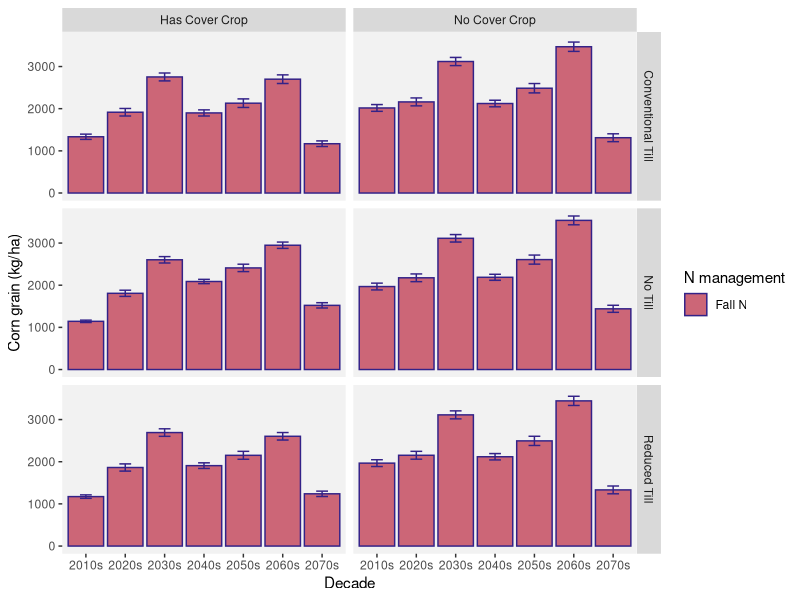

Source code (R): (Note: this script raises an error after producing the figure.)
# Biomass data from Regrow DNDC simulations
# this script adds some dummy variables to the data
# summarizes corn grain biomass C data by mean, se, cv
# makes bar charts by decade and summarizing across all years
# runs ANOVA to look for significant differences in mean and cv between till*cc*N management across all years

library(tidyverse) # has ggplot, dplyr, etc.
library(broom) # for glance()
# install.packages("car")
library(car) # for qqp
# install.packages("multcompView") 
library(multcompView) # for tukey HSD letters

################### EXTRACT DATA BY SITE (CAN SKIP UNLESS NEED TO UPDATE DATA FROM GOOGLE DRIVE)

# bm <- read.csv("data/biomass/biomass.csv")
# From Regrow's doc "AFT Final Delivery Modeling Notes"
# This file includes maximum aboveground biomass of each crop grown in each management system. 
# Management_name maps directly to the file yearly_outputs_post-weighting.csv as described in 3.2.

# Column Name       Unit          Description
# site_name         NA            String combination of one of the locations we simulated on. In the format of {x}_{y} where x refers to the region and y refers to the numeric id of that site. These will be of the format of h_{}, v_{}, a_{}, f_{}, IL-n_{}, IL-s_{} which represents the points for hops, vineyards, almonds, and forage, Illinois North, Illinois South respectively
# management_name   NA            Management code as associated with the simulations described in section 2.{x}.1
# climate_scenario  NA            Either ‘rcp26’ or ‘rcp60’ that were defined in section 1.2
# crop_system_name  NA            Name of the entire system results are for. Will be one of the following:  alfalfa, almond-a, almond-c, corn, corn-grain, corn-silage, grape-a, grape-c, hops-a, hops-c, soybean. Note that for the vine and tree crops the -c refers to the crop row, while the -a refers to the alley row.
# crop_name         NA            Name of crop within the rotation of crop system name. 
# Year              integer       Calendar year in which results are for.
# Grain.C.kgC.ha    kg C /ha      Kilograms of Carbon per hectare of grain as part of the crop.
# Leaf.C.kgC.ha     kg C /ha      Kilograms of Carbon per hectare of leaf as part of the crop
# Stem.C.kgC.ha     kg C /ha      Kilograms of Carbon per hectare of stem as part of the crop.

# interesting, so we need to convert kg C to kg dry biomass
# can probably find common %C of dry grain biomass


###############
###############
###############
############### START HERE

#######################   
#######################   (1) set up the data
#######################   

bmil <- read.csv("data/biomass/biomass_IL.csv")

# DO NOT need to find literature values to convert kg C grain to kg grain.
# since we'll only be looking at them RELATIVE TO EACH OTHER, not absolute amounts...
# let's look at the C results for now
# 
# min(bmil$Year) # 2013 --2013-2021 start up years, start at 2022
# max(bmil$Year) # 2073

# looks like all the cover crop biomass is in leaf and stem, zero grain

# make factor for CT, RT, NT
bmil$till <- ifelse(grepl("ct-", bmil$management_name), "CT", 
                    ifelse(grepl("rt-", bmil$management_name), "RT", "NT"))
# # check
# unique(bmil$till)

# factor for CC or NC
bmil$cc <- ifelse(grepl("-cc-", bmil$management_name), "CC", "NC")
# # check
# unique(bmil$cc)

# factor for N treatment
bmil$nfert <- ifelse(grepl("-cn", bmil$management_name), "High N", 
                     ifelse(grepl("-fn", bmil$management_name), "Fall N","Recommended N"))
# # check
# unique(bmil$nfert)

# dummy for decade
bmil$decade <- ifelse(bmil$Year <2021, "2010s",
                      ifelse(bmil$Year>=2021 & bmil$Year <2031, "2020s",
                        ifelse(bmil$Year>=2031 & bmil$Year <2041, "2030s",
                          ifelse(bmil$Year>=2041 & bmil$Year <2051, "2040s",
                            ifelse(bmil$Year>=2051 & bmil$Year <2061, "2050s",
                              ifelse(bmil$Year>=2061 & bmil$Year <2071, "2060s", "2070s"))))))
# unique(bmil$decade)


# # add in summer precip data -- only needed if doing regression analysis, not pursued at this time
# precip <- read.csv("data/climate data not large/precipIL.csv")
# 
# precip.summer <- precip[precip$season == "Summer",]
# precip.summer <- precip.summer[,c(1:3, 5:7)]
# colnames(precip.summer)[1:2] <- c("site_name", "climate_scenario")
# 
# bmil <- left_join(bmil, precip.summer, 
#                    relationship = "many-to-one", 
#                    by = join_by(site_name, climate_scenario, Year==year))


# unique(bmil$management_name)

windows(xpinch=200, ypinch=200, width=5, height=5)

se <- function(x) sd(x) / sqrt(length(x))
cv <- function(x) sd(x) / mean(x)

# is the grain C biomass significantly different with High N vs Recommended N?
# let's look at biomass by decade
biomass_summary <- bmil %>%
  group_by(climate_scenario,crop_name, cc, till, nfert, decade) %>%
  summarize(biomass_mean = mean(Grain.C.kgC.ha.), biomass_se = se(Grain.C.kgC.ha.))




windows(xpinch=200, ypinch=200, width=5, height=5)
ggplot(data=biomass_summary[#biomass_summary$till=="NT" & # just look at NT for simplicity sake for now
  biomass_summary$climate_scenario == "rcp60" &                            
  biomass_summary$crop_name %in% c("corn, grain"),], #exclude rye, soybeans
                             # biomass_summary$nfert %in% c("High N", "Recommended N"),],  # exclude fall N for now
       aes(x=decade, y=biomass_mean, fill=nfert)) +
  geom_bar(stat="identity", position=position_dodge(), color="#332288") +
  geom_errorbar(width=0.3, aes(ymin=biomass_mean - biomass_se, ymax=biomass_mean + biomass_se),  
                               position=position_dodge(0.9),
                                color="#332288") +
  facet_grid(rows=vars(factor(till, levels=c("CT", "NT", "RT"))), 
             cols=vars(factor(cc, levels=c("CC", "NC"))), 
             labeller = as_labeller(
               c(CC="Has Cover Crop", NC="No Cover Crop",
                 "CT" = "Conventional Till", "NT" = "No Till", "RT"="Reduced Till"))) +
  xlab("Decade") +
  ylab("Corn grain (kg/ha)") +
  scale_fill_manual(values=c("#CC6677","#99DDFF", "#44AA99" ), name="N management") +
  theme(
    panel.grid.minor=element_blank(), 
    panel.grid.major=element_blank(),
    panel.background = element_rect(fill = 'gray95'))

# ggsave("plots/biomass/IL_corn_biomass_bars.png", width=12, height=8, dpi=300)






#######################   
#######################   (2) is mean corn grain C different among till*cc*Nfert groups across all years?
#######################   

corndat <- bmil[bmil$crop_name=="corn, grain" & bmil$climate_scenario=="rcp60",]


Neffect <- aov(Grain.C.kgC.ha.~till*cc*nfert, data=corndat)
summary(Neffect)
Tukout <- TukeyHSD(Neffect)
# put interaction output into a dataframe we can sort
Tukout <- as.data.frame(Tukout[7]) %>%
  rownames_to_column(., "term") %>%
  arrange(term)


# assumptions - following https://statsandr.com/blog/anova-in-r

# Independence - the observations (grain.c.kgc.ha. observations) are independent, one does
# not depend on the other, they're not dependent on some other variable like, 
# from one individual came multiple observations.

# Normality - not required with large enough sample size >30.  But we can test anyway. 
# the residuals (observed - mean for that group) should be normally distributed.
qqnorm(corndat$Grain.C.kgC.ha.)
qqline(corndat$Grain.C.kgC.ha.)
hist(corndat$Grain.C.kgC.ha.-mean(corndat$Grain.C.kgC.ha.))
# look ok

# Equality of variances 
ggplot(data=corndat, aes(x=management_name, y=Grain.C.kgC.ha.)) + 
  geom_boxplot() +
  theme(axis.text.x=element_text(angle=45, vjust=1, hjust=1))
# looks ok, some possible outliers in nt-cc-fn
leveneTest(Grain.C.kgC.ha. ~ cc*till*nfert, data=corndat)
# > leveneTest(Grain.C.kgC.ha. ~ management_name, data=corndat)
# Levene's Test for Homogeneity of Variance (center = median)
#          Df F value    Pr(>F)    
# group    17  24.503 < 2.2e-16 ***   # we REJECT the null hyp (no sig. diff. between variances of the samples)
#       34542                      
# ---
# Signif. codes:  0 ‘***’ 0.001 ‘**’ 0.01 ‘*’ 0.05 ‘.’ 0.1 ‘ ’ 1
# HOWEVER: it seems that our large sample size (>35k data points) might be affecting this test
# See this from https://www.theanalysisfactor.com/the-problem-with-tests-for-statistical-assumptions/
# It relies too much on p-values, and therefore, sample sizes. If the sample size is large, 
# Levene’s will have a smaller p-value than if the sample size is small, given the same variances.
# So it’s very likely that you’re ***overstating a problem*** with the assumption in large samples and understating 
# it in small samples. You can’t ignore the actual size difference in the variances when making this decision. 
# So sure, look at the p-value, but also look at the actual variances and how much bigger some are than others. 
# (In other words, actually look at the effect size, not just the p-value).
# The ANOVA is generally considered robust to violations of this assumption when sample sizes 
# across groups are equal. So even if Levene’s is significant, moderately different variances may not be a 
# problem in balanced data sets. Keppel (1992) suggests that a good rule of thumb is that if sample sizes are equal, 
# robustness should hold until the largest variance is more than 9 times the smallest variance.
# This robustness goes away the more unbalanced the samples are. So you need to use judgment here,
# taking into account both the imbalance and the actual difference in variances.
# *** emphasis added

# outliers
summary(corndat$Grain.C.kgC.ha.)
# > summary(corndat$Grain.C.kgC.ha.)
# Min. 1st Qu.  Median    Mean 3rd Qu.    Max. 
# 139.9  1945.6  2875.9  2915.8  3924.3  5794.6 

# outliers via histograms
hist(corndat$Grain.C.kgC.ha., breaks=sqrt(nrow(corndat)))

ggplot(data=corndat, aes(x=Grain.C.kgC.ha.)) +
         geom_histogram() +
         facet_grid(rows=vars(nfert), cols=vars(till, cc))

#outliers via boxplots
boxplot(Grain.C.kgC.ha.~management_name, data=corndat) # some outliers plotted for nt-cc-fn, 
# but not far from interquartile range for nt-cc-fn, and not outside IQR for many other groups


# outliers via z-scores
corndat$z_grainC <- scale(corndat$Grain.C.kgC.ha.)
hist(corndat$z_grainC)
summary(corndat$z_grainC)
# Min.   :-2.31494  
# 1st Qu.:-0.80908  
# Median :-0.03325  
# Mean   : 0.00000  
# 3rd Qu.: 0.84105  
# Max.   : 2.40069  
# < -2 or >2 is considered rare
# < -3 or >3 is extremely rare
# < -3.29 or > -3.29 is used to detect outliers, where one out of 1000 observations will be outside
# this range if normal distribution.
# interquartile range is > -2 and <2. 
# min. and max do not reach 3 or 3.29.

## outlier summary: boxplots and z-score suggest no extreme outliers. No justification for removing.

# re-run ANOVA with the above knowledge (assumptions met)

corndat$till <- factor(corndat$till)
corndat$cc <- factor(corndat$cc)
corndat$nfert <- factor(corndat$nfert)

Neffect <- aov(Grain.C.kgC.ha.~till*cc*nfert, data=corndat)
summary(Neffect)
# Df    Sum Sq   Mean Sq F value   Pr(>F)    
# till              2 1.637e+08 8.184e+07  61.284  < 2e-16 ***
#   cc                1 5.557e+07 5.557e+07  41.617 1.13e-10 ***
#   nfert             2 2.557e+09 1.279e+09 957.461  < 2e-16 ***
#   till:cc           2 1.742e+07 8.710e+06   6.522  0.00147 ** 
#   till:nfert        4 1.113e+08 2.781e+07  20.829  < 2e-16 ***
#   cc:nfert          2 6.444e+08 3.222e+08 241.278  < 2e-16 ***
#   till:cc:nfert     4 1.750e+07 4.375e+06   3.276  0.01079 *  
#   Residuals     34542 4.613e+10 1.335e+06                     
# ---
#   Signif. codes:  0 ‘***’ 0.001 ‘**’ 0.01 ‘*’ 0.05 ‘.’ 0.1 ‘ ’ 1

Tukout <- TukeyHSD(Neffect)

# compact letter display
cld <- multcompLetters4(Neffect, Tukout)

# table with letters and 3rd quantile
cornsum <- group_by(corndat, cc, till, nfert) %>%
  summarize(mean=mean(Grain.C.kgC.ha.), 
            se=se(Grain.C.kgC.ha.)) %>%
  arrange(desc(mean))

cld <- as.data.frame.list(cld$`till:cc:nfert`)
cornsum$cld <- cld$Letters

# cornsum

# use these letters on this plot:

windows(xpinch=200, ypinch=200, width=5, height=5)



ggplot(data=cornsum[cornsum$till %in% c("CT", "NT"),],aes(x=nfert, y=mean, fill=nfert)) +
  geom_bar(stat="identity", position=position_dodge(), color="#332288", show.legend=F) +
  geom_errorbar(width=0.3, aes(ymin=mean-se, ymax=mean + se),  
                position=position_dodge(0.9),
                color="#332288") +
  facet_grid(rows=vars(factor(till, levels=c("CT", "NT"))), 
             cols=vars(factor(cc, levels=c("NC", "CC"))), 
             labeller = as_labeller(
               c(NC="No Cover Crop", CC="Rye Cover Crop", 
                 "CT" = "Conventional Till", "NT" = "No Till"))) +
  xlab("N management") +
  ylab(expression(bold('2022-2072 mean corn grain biomass (kg C ha'^-1*')'))) + 
  scale_x_discrete(breaks=c("Fall N", "High N", "Recommended N"),
                   labels = c("Fall N", "High N", "Recomm. N")) +
  ylim(0,3800)+
  geom_text(aes(label=cld, y=mean+(2*se)), vjust=-0.5,
            color="gray20", size=4, fontface="bold") +
  scale_fill_manual(values=c("#CC6677","#99DDFF", "#44AA99" )) +
  theme(
    panel.grid.minor=element_blank(), 
    panel.grid.major=element_blank(),
    panel.background = element_rect(fill = 'gray95'),
    axis.text.x=element_text(angle=-10, hjust=0, size=11),
    axis.text.y=element_text(size=11),
    plot.margin = unit(c(0.1,1,0.1,0.1), "cm"),
    axis.title=element_text(size=13, face="bold"),
    strip.text=element_text(face="bold", size=11))
# # strip.background=element_rect(fill="lightblue", color="black", size=1) 

# ggsave("plots/biomass/IL_corn_biomass_Neffect.png", width=5, height=5, dpi=300)


# Same as graph above but shown as % difference from 2022 mean yield

mn <- mean(cornsum$mean)

cornsum$pdiff <- (cornsum$mean - mn)/cornsum$mean
cornsum$pdiff.se <- (cornsum$se)/cornsum$mean

cornsum
# # A tibble: 18 × 8
# # Groups:   cc, till [6]
# cc    till  nfert          mean    se cld     pdiff pdiff.se
# <fct> <fct> <fct>         <dbl> <dbl> <chr>   <dbl>    <dbl>
#   1 CC    NT    High N        3362.  27.7 a      0.133   0.00823
# 2 CC    NT    Recommended N 3361.  25.5 a      0.132   0.00759
# 3 NC    NT    High N        3164.  27.4 b      0.0785  0.00867
# 4 CC    RT    High N        3155.  27.3 bc     0.0757  0.00865
# 5 NC    NT    Recommended N 3141.  26.4 bc     0.0717  0.00841
# 6 CC    RT    Recommended N 3070.  23.7 bcd    0.0502  0.00772
# 7 CC    CT    High N        3062.  26.8 bcd    0.0477  0.00875
# 8 NC    RT    High N        3029.  27.4 cd     0.0372  0.00903
# 9 NC    CT    High N        3005.  27.3 d      0.0296  0.00909
# 10 NC    RT    Recommended N 2995.  26.6 d      0.0263  0.00887
# 11 NC    CT    Recommended N 2975.  26.7 d      0.0200  0.00899
# 12 CC    CT    Recommended N 2975.  23.8 d      0.0199  0.00798
# 13 NC    CT    Fall N        2772.  27.7 e     -0.0520  0.00998
# 14 NC    RT    Fall N        2764.  27.5 e     -0.0550  0.00994
# 15 NC    NT    Fall N        2759.  27.1 e     -0.0567  0.00982
# 16 CC    CT    Fall N        2336.  26.8 f     -0.248   0.0115 
# 17 CC    NT    Fall N        2284.  22.8 f     -0.277   0.0100 
# 18 CC    RT    Fall N        2277.  25.6 f     -0.280   0.0112 

# because it is percents we don't have to convert to lb / ac

pal3 <- c("#20243d","#C2e4ef", "#669947")   # )

ggplot(data=cornsum[cornsum$till %in% c("CT", "NT"),],aes(x=nfert, y=pdiff, fill=nfert)) +
  geom_bar(stat="identity", position=position_dodge(), show.legend=F) +
  geom_errorbar(width=0.3, aes(ymin=pdiff-pdiff.se, ymax=pdiff+pdiff.se),
                position=position_dodge(0.9),
                color="#20243d") +
  facet_grid( # rows=vars(factor(till, levels=c("CT", "NT"))), 
    cols=vars(factor(cc, levels=c("NC", "CC")),factor(till, levels=c("CT", "NT"))), 
    labeller = as_labeller(
      c(NC="No Cover Crop", CC="Rye Cover Crop", 
        "CT" = "Conventional Till", "NT" = "No Till"))) +
  geom_hline(yintercept=0, color="#20243d") +
  xlab("N management") +
  ylab(expression(bold('Corn yield % difference from overall average corn yield'))) + 
  scale_x_discrete(breaks=c("Fall N", "High N", "Recommended N"),
                   labels = c("Fall N", "High N", "Recomm. N")) +
  scale_y_continuous(labels=scales::percent_format()) +
  # ylim(0,3800)+
  geom_text(aes(label=cld, y=ifelse(pdiff>0, pdiff+0.02, pdiff-0.04)), 
            vjust=-0.5,
            color="gray20", size=4, fontface="bold") +
  scale_fill_manual(values=pal3) +  #c("#CC6677","#99DDFF", "#44AA99" )) +
  theme(
    panel.grid.minor=element_blank(), 
    panel.grid.major=element_blank(),
    panel.background = element_rect(fill = 'gray95'),
    axis.text.x=element_text(angle=-10, hjust=0, size=11),
    axis.text.y=element_text(size=11),
    plot.margin = unit(c(0.1,1,0.1,0.1), "cm"),
    axis.title=element_text(size=13, face="bold"),
    strip.text=element_text(face="bold", size=11))
# # strip.background=element_rect(fill="lightblue", color="black", size=1) 

ggsave("plots/biomass/IL_corn_biomass_percent diff global mean_with letters.png", width=6, height=4, dpi=300)


# NC + CT + high N compared to CC + NT + recommended N
(cornsum$mean[cornsum$cc=="NC" & cornsum$till=="CT" & cornsum$nfert=="High N"] -
    cornsum$mean[cornsum$cc=="CC" & cornsum$till=="NT" & cornsum$nfert=="Recommended N"])/
  cornsum$mean[cornsum$cc=="NC" & cornsum$till=="CT" & cornsum$nfert=="High N"]








# same graph as above but expressed as % of Fall N

# re-arrange data to calculate % of fall N yield
falln <- filter(cornsum, nfert=="Fall N") %>%
  rename("mean.falln" = "mean", "se.falln" = "se") %>%
  select(cc, till, mean.falln, se.falln)

springn <- filter(cornsum, !nfert=="Fall N")

cornsum2 <- left_join(springn, falln)


pal2 <- c("#004a23", "#669947")
# pal2 <- c("#20243d", "#669947")

# Calculate % difference from fall N. So fall N = 100%. how much bigger are the others?
cornsum2$mean.pfalln <- (cornsum2$mean/cornsum2$mean.falln)-1
cornsum2$se.pfalln <- (cornsum2$se/cornsum2$mean.falln)

ggplot(data=cornsum2[cornsum2$till %in% c("CT", "NT") & 
                       cornsum2$nfert %in% c("High N", "Recommended N"),],
       aes(x=nfert, y=mean.pfalln, fill=nfert)) +
  geom_bar(stat="identity", position=position_dodge(),  show.legend=F) +  # color="#20243d",
  geom_errorbar(width=0.3, aes(ymin=mean.pfalln-se.pfalln, ymax=mean.pfalln + se.pfalln),  
                position=position_dodge(0.9),
                color="#20243d") +
  facet_grid( # rows=vars(factor(till, levels=c("CT", "NT"))), 
             cols=vars(factor(cc, levels=c("NC", "CC")),factor(till, levels=c("CT", "NT"))), 
             labeller = as_labeller(
               c(NC="No Cover Crop", CC="Rye Cover Crop", 
                 "CT" = "Conventional Till", "NT" = "No Till"))) +
  xlab("N management") +
  scale_y_continuous(labels=scales::percent_format()) +
  ylab(expression(bold("Corn yield % difference from fall applied N"))) + 
  scale_x_discrete(breaks=c("High N", "Recommended N"),
                   labels = c("High N", "Recomm. N")) +
  # ylim(0,3800)+
  # geom_text(aes(label=cld, y=mean+(2*se)), vjust=-0.5,
            # color="gray20", size=4, fontface="bold") +
  scale_fill_manual(values=pal2) +
  theme(
    panel.grid.minor=element_blank(), 
    panel.grid.major=element_blank(),
    panel.background = element_rect(fill = 'gray95'),
    axis.text.x=element_text(angle=-10, hjust=0, size=11),
    axis.text.y=element_text(size=11),
    plot.margin = unit(c(0.1,1,0.1,0.1), "cm"),
    axis.title=element_text(size=11, face="bold"),
    strip.text=element_text(face="bold", size=11))
# # strip.background=element_rect(fill="lightblue", color="black", size=1) 

ggsave("plots/biomass/IL_corn_biomass_percdiff from Fall N.png", width=6, height=3, dpi=300)




#######################   
#######################   (3) is variability in corn grain C different among till*cc*Nfert groups across all years?
#######################   

# calculate CV for each site
corncv<- group_by(corndat, site_name, till, cc, nfert) %>%
  summarize(cv=cv(Grain.C.kgC.ha.)) %>%
  arrange(desc(cv))


Neffect <- aov(cv~till*cc*nfert, data=corncv)
summary(Neffect)
Tukout <- TukeyHSD(Neffect)


# assumptions - following https://statsandr.com/blog/anova-in-r

# Independence - the observations (grain.c.kgc.ha. observations) are independent, one does
# not depend on the other, they're not dependent on some other variable like, 
# from one individual came multiple observations.

# Normality - not required with large enough sample size >30.  But we can test anyway. 
# the residuals (observed - mean for that group) should be normally distributed.
qqnorm(corncv$cv) # looks really good
qqline(corncv$cv)
hist(corncv$cv-mean(corncv$cv)) # looks ok

# Equality of variances - assumption not met
ggplot(data=corncv, aes(x=nfert, y=cv)) + 
  geom_boxplot() +
  facet_grid(rows=vars(till), cols=vars(cc)) 
# looks ok, some possible outliers in nt-nc-fn on the low end, and rt-cc-fn, also on low end
leveneTest(cv ~ cc*till*nfert, data=corncv) 
# > leveneTest(Grain.C.kgC.ha. ~ management_name, data=corndat)
# Levene's Test for Homogeneity of Variance (center = median)
#        Df F value Pr(>F)
# group  17  1.4426  0.111  # Accept null hypothesis that variances do not differ
#       558 

# outliers
summary(corncv$cv)
# > summary(corndat$Grain.C.kgC.ha.)
# Min. 1st Qu.  Median    Mean 3rd Qu.    Max. 
# 139.9  1945.6  2875.9  2915.8  3924.3  5794.6 

# outliers via histograms
hist(corncv$cv, breaks=sqrt(nrow(corncv)))

ggplot(data=corncv, aes(x=cv)) +
  geom_histogram() +
  facet_grid(rows=vars(nfert), cols=vars(till, cc))

#outliers via boxplots
boxplot(cv~till+cc+nfert, data=corncv) # no outliers plotted 

# outliers via z-scores
corncv$z_cv <- scale(corncv$cv)
hist(corncv$z_cv)
summary(corncv$z_cv)
# V1          
# Min.   :-2.92849  
# 1st Qu.:-0.67960  
# Median :-0.06132  
# Mean   : 0.00000  
# 3rd Qu.: 0.79708  
# Max.   : 1.96883  
# < -2 or >2 is considered rare
# < -3 or >3 is extremely rare
# < -3.29 or > -3.29 is used to detect outliers, where one out of 1000 observations will be outside
# this range if normal distribution.
# interquartile range is > -2 and <2. 
# max is in the safe zone
# min is getting close to extremely rare.

## outlier summary: boxplots, levenes test, and z-score suggest no extreme outliers. No justification for removing.

cvtest <- aov(cv~till*cc*nfert, data=corncv)
summary(cvtest)
# Df Sum Sq Mean Sq F value   Pr(>F)
# till            2 0.0756 0.03780  18.959 1.08e-08 ***
#   cc              1 0.0577 0.05772  28.950 1.09e-07 ***
#   nfert           2 0.0722 0.03608  18.098 2.42e-08 ***
#   till:cc         2 0.0010 0.00049   0.245    0.782    
# till:nfert      4 0.0150 0.00375   1.880    0.112    
# cc:nfert        2 0.0457 0.02284  11.454 1.33e-05 ***
#   till:cc:nfert   4 0.0036 0.00090   0.454    0.770    
# Residuals     558 1.1125 0.00199                     
# ---
#   Signif. codes:  0 ‘***’ 0.001 ‘**’ 0.01 ‘*’ 0.05 ‘.’ 0.1 ‘ ’ 1

Tukoutcv <- TukeyHSD(cvtest)

# compact letter display
cldcv <- multcompLetters4(cvtest, Tukoutcv)

# table with letters and 3rd quantile
corncvsum <- group_by(corncv, cc, till, nfert) %>%
  summarize(mean=mean(cv), 
            se=se(cv)) %>%
  arrange(desc(mean))

cldcv <- as.data.frame.list(cldcv$`till:cc:nfert`)
corncvsum$cld <- cldcv$Letters

corncvsum

# use these letters on this plot:

windows(xpinch=200, ypinch=200, width=5, height=5)

ggplot(data=corncvsum[corncvsum$till %in% c("CT", "NT"),],
       aes(x=nfert, y=mean, fill=nfert)) +
  geom_bar(stat="identity", position=position_dodge(), color="#332288", show.legend=F, alpha=0.7) +
  geom_errorbar(width=0.3, aes(ymin=mean-se, ymax=mean + se),  
                position=position_dodge(0.9),
                color="#332288") +
  facet_grid(rows=vars(factor(till, levels=c("CT", "NT"))),  # "RT"))), 
             cols=vars(factor(cc, levels=c("NC", "CC"))), 
             labeller = as_labeller(
               c(NC="No Cover Crop", CC="Has Cover Crop", 
                 "CT" = "Conventional Till", "NT" = "No Till"))) + #, "RT"="Reduced Till"))) +
  xlab("N management") +
  ylab(expression(bold('2022-2072 CV corn grain biomass'))) + 
  scale_x_discrete(breaks=c("Fall N", "High N", "Recommended N"),
                   labels = c("Fall N", "High N", "Recomm. N")) +
  ylim(0,0.45)+
  geom_text(aes(label=cld, y=mean+(2*se)), vjust=-0.5,
            color="gray20", size=4, fontface="bold") +
  scale_fill_manual(values=c("#CC6677","#99DDFF", "#44AA99" )) +
  theme(
    panel.grid.minor=element_blank(), 
    panel.grid.major=element_blank(),
    panel.background = element_rect(fill = 'gray95'),
    axis.text.x=element_text(angle=-10, hjust=0, size=11),
    axis.text.y=element_text(size=11),
    plot.margin = unit(c(0.1,1,0.1,0.1), "cm"),
    axis.title=element_text(size=13, face="bold"),
    strip.text=element_text(face="bold", size=11))
# # strip.background=element_rect(fill="lightblue", color="black", size=1) 

ggsave("plots/biomass/IL_corn_biomass_cv.png", width=5, height=5, dpi=300)







#######################   
#######################   (4) is mean soy grain C different among till*cc*Nfert groups across all years?
#######################   

soydat <- bmil[bmil$crop_name=="soybean" & bmil$climate_scenario=="rcp60",]

Neffect <- aov(Grain.C.kgC.ha.~till*cc*nfert, data=soydat)
summary(Neffect)
Tukout <- TukeyHSD(Neffect)
# put interaction output into a dataframe we can sort
Tukout <- as.data.frame(Tukout[7]) %>%
  rownames_to_column(., "term") %>%
  arrange(term)


# assumptions - following https://statsandr.com/blog/anova-in-r

# Independence - the observations (grain.c.kgc.ha. observations) are independent, one does
# not depend on the other, they're not dependent on some other variable like, 
# from one individual came multiple observations.

# Normality - not required with large enough sample size >30.  But we can test anyway. 
# the residuals (observed - mean for that group) should be normally distributed.
qqnorm(soydat$Grain.C.kgC.ha.)
qqline(soydat$Grain.C.kgC.ha.)
hist(soydat$Grain.C.kgC.ha.-mean(soydat$Grain.C.kgC.ha.))
# look ok

# Equality of variances 
ggplot(data=soydat, aes(x=management_name, y=Grain.C.kgC.ha.)) + 
  geom_boxplot() +
  theme(axis.text.x=element_text(angle=45, vjust=1, hjust=1))
# looks ok
leveneTest(Grain.C.kgC.ha. ~ cc*till*nfert, data=soydat)
# Levene's Test for Homogeneity of Variance (center = median)
#          Df F value  Pr(>F)  
# group    17  1.8054 0.02181 *
#       34542                  
# ---
# Signif. codes:  0 ‘***’ 0.001 ‘**’ 0.01 ‘*’ 0.05 ‘.’ 0.1 ‘ ’ 1
# HOWEVER: it seems that our large sample size (>35k data points) might be affecting this test
# See this from https://www.theanalysisfactor.com/the-problem-with-tests-for-statistical-assumptions/
# It relies too much on p-values, and therefore, sample sizes. If the sample size is large, 
# Levene’s will have a smaller p-value than if the sample size is small, given the same variances.
# So it’s very likely that you’re ***overstating a problem*** with the assumption in large samples and understating 
# it in small samples. You can’t ignore the actual size difference in the variances when making this decision. 
# So sure, look at the p-value, but also look at the actual variances and how much bigger some are than others. 
# (In other words, actually look at the effect size, not just the p-value).
# The ANOVA is generally considered robust to violations of this assumption when sample sizes 
# across groups are equal. So even if Levene’s is significant, moderately different variances may not be a 
# problem in balanced data sets. Keppel (1992) suggests that a good rule of thumb is that if sample sizes are equal, 
# robustness should hold until the largest variance is more than 9 times the smallest variance.
# This robustness goes away the more unbalanced the samples are. So you need to use judgment here,
# taking into account both the imbalance and the actual difference in variances.
# *** emphasis added

# outliers
summary(soydat$Grain.C.kgC.ha.)
# > summary(soydat$Grain.C.kgC.ha.)
# Min. 1st Qu.  Median    Mean 3rd Qu.    Max. 
# 17.22  419.89  637.90  649.91  877.61 1480.36 

# outliers via histograms
hist(soydat$Grain.C.kgC.ha., breaks=sqrt(nrow(soydat)))

ggplot(data=soydat, aes(x=Grain.C.kgC.ha.)) +
  geom_histogram() +
  facet_grid(rows=vars(nfert), cols=vars(till, cc))

#outliers via boxplots
boxplot(Grain.C.kgC.ha.~management_name, data=soydat) # looks ok


# outliers via z-scores
soydat$z_grainC <- scale(soydat$Grain.C.kgC.ha.)
hist(soydat$z_grainC)
summary(soydat$z_grainC)
# V1         
# Min.   :-2.0914  
# 1st Qu.:-0.7604  
# Median :-0.0397  
# Mean   : 0.0000  
# 3rd Qu.: 0.7527  
# Max.   : 2.7451  
# < -2 or >2 is considered rare
# < -3 or >3 is extremely rare
# < -3.29 or > -3.29 is used to detect outliers, where one out of 1000 observations will be outside
# this range if normal distribution.
# min. and max do not reach 3 or 3.29.

## outlier summary: boxplots and z-score suggest no extreme outliers. No justification for removing.

# re-run ANOVA with the above knowledge (assumptions met)

soydat$till <- factor(soydat$till)
soydat$cc <- factor(soydat$cc)
soydat$nfert <- factor(soydat$nfert)

Neffect <- aov(Grain.C.kgC.ha.~till*cc*nfert, data=soydat)
summary(Neffect)
# Df    Sum Sq Mean Sq F value   Pr(>F)    
# till              2 5.366e+06 2683154  29.358 1.82e-13 ***
# cc                1 3.326e+05  332550   3.639   0.0565 .  
# nfert             2 2.328e+03    1164   0.013   0.9873    
# till:cc           2 3.333e+04   16667   0.182   0.8333    
# till:nfert        4 5.440e+02     136   0.001   1.0000    
# cc:nfert          2 1.164e+05   58208   0.637   0.5289    
# till:cc:nfert     4 2.558e+03     639   0.007   0.9999    
# Residuals     34542 3.157e+09   91394                     
# ---
#   Signif. codes:  0 ‘***’ 0.001 ‘**’ 0.01 ‘*’ 0.05 ‘.’ 0.1 ‘ ’ 1

Neffect <- aov(Grain.C.kgC.ha.~till, data=soydat)
summary(Neffect)

Tukout <- TukeyHSD(Neffect)

# compact letter display
cld <- multcompLetters4(Neffect, Tukout)   

# table with letters and 3rd quantile
soysum <- group_by(soydat, cc, till, nfert) %>%
  summarize(mean=mean(Grain.C.kgC.ha.), 
            se=se(Grain.C.kgC.ha.)) %>%
  arrange(desc(mean))

cld <- as.data.frame.list(cld$`till:cc:nfert`)
soysum$cld <- cld$Letters

# may need to summarize data now just across tillage treatments to go with the model output
# left off here 10/26/23

# soysum

# use these letters on this plot:

windows(xpinch=200, ypinch=200, width=5, height=5)

ggplot(data=soysum,aes(x=nfert, y=mean, fill=nfert)) +
  geom_bar(stat="identity", position=position_dodge(), color="#332288", show.legend=F) +
  geom_errorbar(width=0.3, aes(ymin=mean-se, ymax=mean + se),  
                position=position_dodge(0.9),
                color="#332288") +
  facet_grid(rows=vars(factor(till, levels=c("CT", "NT", "RT"))), 
             cols=vars(factor(cc, levels=c("CC", "NC"))), 
             labeller = as_labeller(
               c(CC="Has Cover Crop", NC="No Cover Crop",
                 "CT" = "Conventional Till", "NT" = "No Till", "RT"="Reduced Till"))) +
  xlab("N management") +
  ylab("Mean soy grain (kg C/ha) 2022-2072") +
  ylim(0,750)+
  geom_text(aes(label=cld, y=mean+(2*se)), vjust=-0.5) +
  scale_fill_manual(values=c("#CC6677","#99DDFF", "#44AA99" )) +
  theme(
    panel.grid.minor=element_blank(), 
    panel.grid.major=element_blank(),
    panel.background = element_rect(fill = 'gray95'))

ggsave("plots/biomass/IL_soy_biomass_Neffect.png", width=6, height=8, dpi=300)





#######################   
#######################   (5) is variability in soy grain C different among till*cc*Nfert groups across all years?
#######################   

# calculate CV for each site
soycv<- group_by(soydat, site_name, till, cc, nfert) %>%
  summarize(cv=cv(Grain.C.kgC.ha.)) %>%
  arrange(desc(cv))


Neffect <- aov(cv~till*cc*nfert, data=soycv)
summary(Neffect)
Tukout <- TukeyHSD(Neffect)


# assumptions - following https://statsandr.com/blog/anova-in-r

# Independence - the observations (grain.c.kgc.ha. observations) are independent, one does
# not depend on the other, they're not dependent on some other variable like, 
# from one individual came multiple observations.

# Normality - not required with large enough sample size >30.  But we can test anyway. 
# the residuals (observed - mean for that group) should be normally distributed.
qqnorm(soycv$cv) # looks really good
qqline(soycv$cv)
hist(soycv$cv-mean(soycv$cv)) # looks ok

# Equality of variances - assumption not met
ggplot(data=soycv, aes(x=nfert, y=cv)) + 
  geom_boxplot() +
  facet_grid(rows=vars(till), cols=vars(cc)) 
# looks ok, some possible outliers in nt-nc-fn on the low end, and rt-cc-fn, also on low end
leveneTest(cv ~ cc*till*nfert, data=soycv) 
# > leveneTest(Grain.C.kgC.ha. ~ management_name, data=soydat)
# Levene's Test for Homogeneity of Variance (center = median)
#        Df F value Pr(>F)
# group  17  1.4426  0.111  # Accept null hypothesis that variances do not differ
#       558 

# outliers
summary(soycv$cv)
# > summary(soydat$Grain.C.kgC.ha.)
# Min. 1st Qu.  Median    Mean 3rd Qu.    Max. 
# 139.9  1945.6  2875.9  2915.8  3924.3  5794.6 

# outliers via histograms
hist(soycv$cv, breaks=sqrt(nrow(soycv)))

ggplot(data=soycv, aes(x=cv)) +
  geom_histogram() +
  facet_grid(rows=vars(nfert), cols=vars(till, cc))

#outliers via boxplots
boxplot(cv~till+cc+nfert, data=soycv) # no outliers plotted 

# outliers via z-scores
soycv$z_cv <- scale(soycv$cv)
hist(soycv$z_cv)
summary(soycv$z_cv)
# V1          
# Min.   :-2.92849  
# 1st Qu.:-0.67960  
# Median :-0.06132  
# Mean   : 0.00000  
# 3rd Qu.: 0.79708  
# Max.   : 1.96883  
# < -2 or >2 is considered rare
# < -3 or >3 is extremely rare
# < -3.29 or > -3.29 is used to detect outliers, where one out of 1000 observations will be outside
# this range if normal distribution.
# interquartile range is > -2 and <2. 
# max is in the safe zone
# min is getting close to extremely rare.

## outlier summary: boxplots, levenes test, and z-score suggest no extreme outliers. No justification for removing.

cvtest <- aov(cv~till*cc*nfert, data=soycv)
summary(cvtest)
# Df Sum Sq Mean Sq F value   Pr(>F)
# till            2 0.0756 0.03780  18.959 1.08e-08 ***
#   cc              1 0.0577 0.05772  28.950 1.09e-07 ***
#   nfert           2 0.0722 0.03608  18.098 2.42e-08 ***
#   till:cc         2 0.0010 0.00049   0.245    0.782    
# till:nfert      4 0.0150 0.00375   1.880    0.112    
# cc:nfert        2 0.0457 0.02284  11.454 1.33e-05 ***
#   till:cc:nfert   4 0.0036 0.00090   0.454    0.770    
# Residuals     558 1.1125 0.00199                     
# ---
#   Signif. codes:  0 ‘***’ 0.001 ‘**’ 0.01 ‘*’ 0.05 ‘.’ 0.1 ‘ ’ 1

Tukoutcv <- TukeyHSD(cvtest)

# compact letter display
cldcv <- multcompLetters4(cvtest, Tukoutcv)

# table with letters and 3rd quantile
soycvsum <- group_by(soycv, cc, till, nfert) %>%
  summarize(mean=mean(cv), 
            se=se(cv)) %>%
  arrange(desc(mean))

cldcv <- as.data.frame.list(cldcv$`till:cc:nfert`)
soycvsum$cld <- cldcv$Letters

soycvsum

# use these letters on this plot:

windows(xpinch=200, ypinch=200, width=5, height=5)

ggplot(data=soycvsum,aes(x=nfert, y=mean, fill=nfert)) +
  geom_bar(stat="identity", position=position_dodge(), color="#332288", show.legend=F) +
  geom_errorbar(width=0.3, aes(ymin=mean-se, ymax=mean + se),  
                position=position_dodge(0.9),
                color="#332288") +
  facet_grid(rows=vars(factor(till, levels=c("CT", "NT", "RT"))), 
             cols=vars(factor(cc, levels=c("CC", "NC"))), 
             labeller = as_labeller(
               c(CC="Has Cover Crop", NC="No Cover Crop",
                 "CT" = "Conventional Till", "NT" = "No Till", "RT"="Reduced Till"))) +
  xlab("N management") +
  ylab("CV for soy grain (kg C/ha) 2022-2072") +
  ylim(0,0.45)+
  geom_text(aes(label=cld, y=mean+(2*se)), vjust=-0.5) +
  scale_fill_manual(values=c("#CC6677","#99DDFF", "#44AA99" )) +
  theme(
    panel.grid.minor=element_blank(), 
    panel.grid.major=element_blank(),
    panel.background = element_rect(fill = 'gray95'))

ggsave("plots/biomass/IL_soy_biomass_cv.png", width=6, height=8, dpi=300)









############ linear models / regressions to look at biomass change over time (not complete as of 10/4/2023)
############ what drives biomass over time, not a main research question, i.e., seems redundant with
############ just looking at how the model is built to predict biomass...

# set base levels to no cover and conventional till
bmil$till <- relevel(factor(bmil$till), ref="CT")
# bmil$till <- ordered(bmil$till, levels=c("CT", "RT", "NT"))
# bmil$till <- factor(bmil$till, ordered=F)
bmil$cc <- relevel(factor(bmil$cc), ref="NC")

# center data at mean
center_scale <- function(x) {
  scale(x, scale=F)
}

bmil$year.sc <- center_scale(bmil$Year)
bmil$grain.sc <- center_scale(bmil$Grain.C.kgC.ha.)


grmean <- mean(bmil$Grain.C.kgC.ha.)
grsd <- sd(bmil$Grain.C.kgC.ha.)
ssntotmean <- mean(bmil$ssn.tot)
ssntotsd <- sd(bmil$ssn.tot)
yrmean <- mean(bmil$Year)
yrsd <- sd(bmil$Year)
bmil$grain.z <- (bmil$Grain.C.kgC.ha.-grmean)/grsd
bmil$ssn.tot.z <- (bmil$ssn.tot-ssntotmean)/ssntotsd
bmil$year.z <- (bmil$Year - yrmean)/yrsd

grain <- bmil[bmil$crop_name %in% c("corn, grain", "soybean") & bmil$Year>2021, ]



# check that data are normal
qqnorm(grain$Grain.C.kgC.ha.)  
qqline(grain$Grain.C.kgC.ha., distribution = qnorm)


# most of the explanatory power of the model comes from the two crops
blm0 <- lm(grain.z ~ year.z*crop_name, data=grain)
summary(blm0)
# R-squared is 0.6277, p< 2.2e-16
glance(blm0)
# AIC = 223463    # BIC 2.24e5  # when comparing these to other models, lower is better

# add in summer precip gain 0.15 in R2
blm0p <- lm(grain.z ~ year.z*crop_name + ssn.tot.z,  data=grain)
summary(blm0p)
# R-squared is 0.7756, p< 2.2e-16
glance(blm0p)
# AIC = 163956    # BIC 164014  

# add in cover crops
blm1p <- lm(grain.z ~ year.z*crop_name*cc + ssn.tot.z,  data=grain)
summary(blm1p)
# R-squared is 0.7759, p< 2.2e-16
glance(blm1p)
# AIC = 163836    # BIC 163933  


# add in tillage
blm2p <- lm(grain.z ~ year.z*crop_name*till + ssn.tot.z,  data=grain)
summary(blm2p)
# R-squared is 0.7769, p< 2.2e-16
glance(blm2p)
# AIC = 163324    # BIC 163460 


# add in site, a random effect


blm3p <- lmer(grain.z ~ year.z*crop_name + ssn.tot.z + (1|site_name),
              REML=F, # only one random effect, can use maximum likelihood not restricted ML
            data=grain)
summary(blm3p)
# R-squared is 0.79, p< 2.2e-16
glance(blm3p)
# AIC = 155646    # BIC 156004


# add in site, a random effect
blm3p <- lm(grain.z ~ year.z*crop_name + ssn.tot.z,  data=grain)
summary(blm3p)
# R-squared is 0.79, p< 2.2e-16
glance(blm3p)
# AIC = 155646    # BIC 156004





blm_fullp <- lm(grain.z ~ year.z*crop_name*climate_scenario*till*cc + ssn.tot.z, 
               data=bmil[bmil$crop_name %in% c("corn, grain", "soybean") & bmil$Year>2021, ])
summary(blm_fullp)
# R-squared is 0.7784, p< 2.2e-16
glance(blm_fullp)
# AIC = 162567 ### BEST AIC SO FAR   # BIC 163050  # BEST BIC SO FAR
